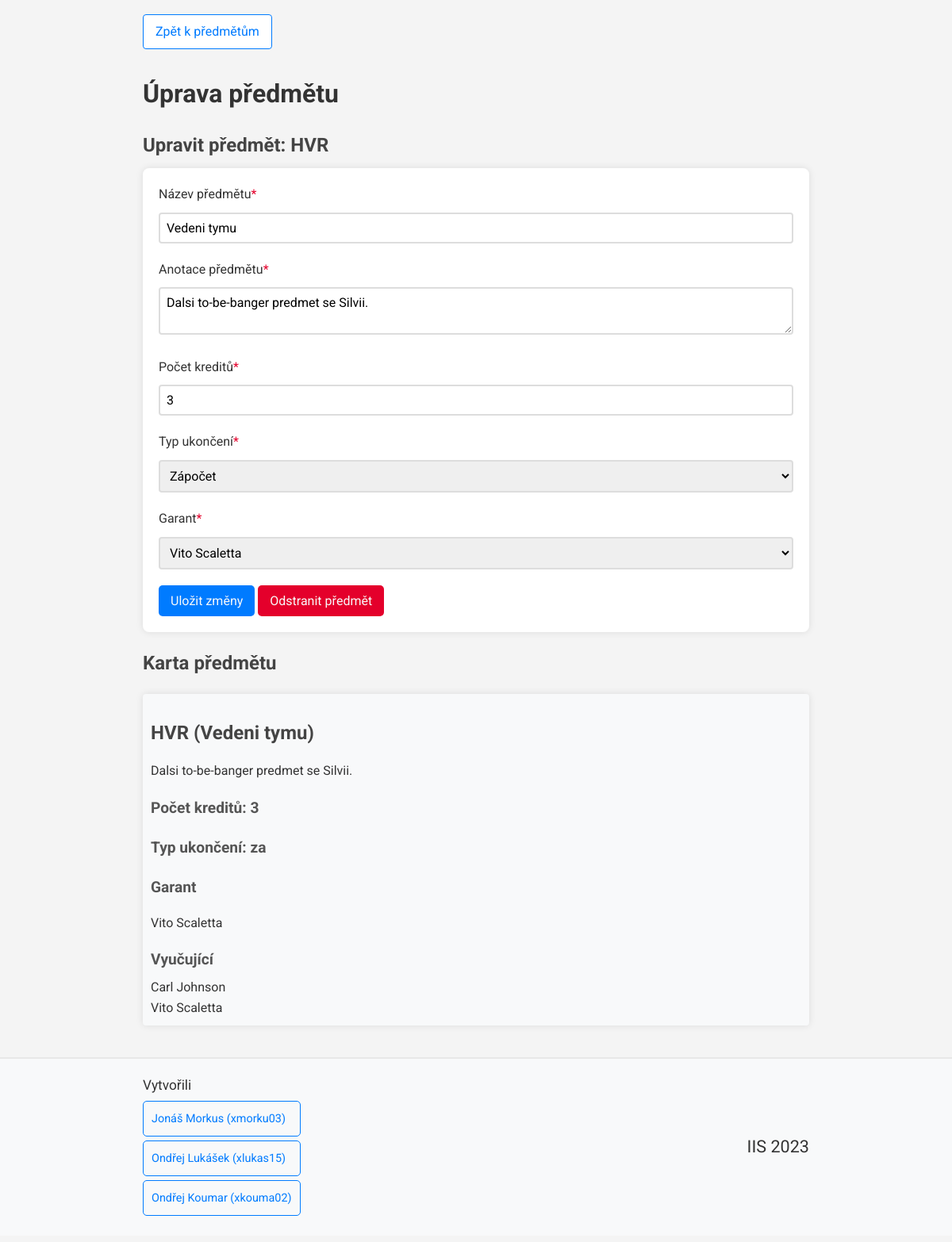
/views/subject_views/subject_info_admin.php?zkratka=HVR (signed in), run on the app's committed database.
### tables this page shows
CREATE TABLE Predmet (
	zkratka varchar(3) NOT NULL,
	nazev varchar(25) NOT NULL,
	anotace varchar(200) NOT NULL,
	pocet_kreditu INT(1) NOT NULL,
	typ_ukonceni varchar(6) NOT NULL,
    garant int(5),
	PRIMARY KEY (zkratka),
    FOREIGN KEY (garant) REFERENCES Osoba(ID_Osoba) ON DELETE SET NULL
);

CREATE TABLE Osoba (
	ID_Osoba INT(5) NOT NULL AUTO_INCREMENT,
	jmeno varchar(15) NOT NULL,
	prijmeni varchar(15) NOT NULL,
	email varchar(50) NOT NULL,
    heslo varchar(255) NOT NULL,  
	telefon INT(9) NOT NULL,
    role varchar(4) NOT NULL,  
	PRIMARY KEY (ID_Osoba)
);

### misc/db_conn_parameters.php (called while the page is built)
<?php
function getDbConnectionParams()
{
    $connString = "mysql:host=db;dbname=mydatabase";
    $userName = "myuser";
    $password = "mypassword";
    $options = array(
        PDO::MYSQL_ATTR_INIT_COMMAND => "SET NAMES 'utf8'"
    );
    return array(
        "connString" => $connString,
        "userName" => $userName,
        "password" => $password,
        "options" => $options
    );
}

### services/subject_service.php (called while the page is built, shortened)
<?php
require_once __DIR__ . "/../misc/db_conn_parameters.php";
class subjectService {
    private PDO $pdo;
    function __construct()
    {
        try {
            $params = getDbConnectionParams();
            $this->pdo = new PDO($params["connString"], $params["userName"], $params["password"], $params["options"]);
        }
        catch (PDOException $e) {
            error_log("Error connecting to database: " . $e->getMessage());
        }
    }
    function getSubjectInfo($id) {
        try {
            $stmt = $this->pdo->prepare("SELECT Predmet.*, Osoba.jmeno, Osoba.prijmeni
                                        FROM Predmet JOIN Osoba ON Predmet.garant = Osoba.ID_Osoba
                                        WHERE zkratka = (?)");
            $stmt->execute(array($id));
            return $stmt->fetch(PDO::FETCH_ASSOC);
        }
        catch (PDOException $e) {
            error_log("Could not get subjet info: ". $e->getMessage());
            return null;
        }
    }
    function getSubjectTeachers($subjectId) {
        try {
            $stmt = $this->pdo->prepare("SELECT Osoba.ID_Osoba, jmeno, prijmeni
                                        FROM Osoba
                                        JOIN Osoba_predmet ON Osoba.ID_Osoba = Osoba_predmet.ID_Osoba
                                        JOIN Predmet ON Osoba_predmet.zkratka = Predmet.zkratka
                                        WHERE Predmet.zkratka = ? AND Osoba.role = ?");
            $stmt->execute(array($subjectId, "vyuc"));
            return $stmt->fetchAll(PDO::FETCH_ASSOC);
        }
        catch (PDOException $e) {
            error_log("Couldn't get subject teachers: " . $e->getMessage());
            return null;
        }
    }
}

### services/user_service.php (called while the page is built, shortened)
<?php
require_once __DIR__ . "/../misc/db_conn_parameters.php";
class userService {
    private PDO $pdo;
    function __construct()
    {
        try {
            $params = getDbConnectionParams();
            $this->pdo = new PDO($params["connString"], $params["userName"], $params["password"], $params["options"]);
        }
        catch (PDOException $e) {
            error_log("Error connecting to database: " . $e->getMessage());
        }
    }
    function getUsersByRole($role) {
        try {
            $stmt = $this->pdo->prepare("SELECT ID_Osoba, jmeno, prijmeni FROM Osoba WHERE role = ?");
            $stmt->execute(array($role));
            return $stmt->fetchAll(PDO::FETCH_ASSOC);
        }
        catch (PDOException $e) {
            error_log("Error loading info of users with role $role: " . $e->getMessage());
            return null;
        }
    }
}

### views/subject_views/subject_info_admin.php (the view, shortened to what this page needs)
<?php
require_once "../../common.php";
require_once "../../services/subject_service.php";
require_once "../../services/user_service.php";
$subjectService = new subjectService();
$infoArray = $subjectService->getSubjectInfo($_GET["zkratka"]);
$teachers = $subjectService->getSubjectTeachers($_GET["zkratka"]);
?>
<a class='direct_link' href='subject_management_admin.php'>Zpět k předmětům</a>
<h1>
    Úprava předmětu
</h1>
<h2>
    Upravit předmět: <?= $infoArray['zkratka']; ?>
</h2>
<form action="../../controllers/subject_controllers/subject_edit.php" method="post" onsubmit="return validateForm(fields)">
    <label for="nazev">Název předmětu<?= requiredField(); ?></label>
    <input type="text" name="nazev" value="<?= $infoArray['nazev']; ?>" id="nazev"/>
    <br>
    <label for="anotace">Anotace předmětu<?= requiredField(); ?></label>
    <textarea name="anotace" id="anotace"><?= $infoArray['anotace']; ?></textarea>
    <br>
    <label for="pocet_kreditu">Počet kreditů<?= requiredField(); ?></label>
    <input type="number" name="pocet kreditu" value="<?= $infoArray['pocet_kreditu']; ?>" id="pocet_kreditu"/>
    <br>
    <label for="typ_ukonceni">Typ ukončení<?= requiredField(); ?></label>
    <select id="typ_ukonceni" name="typ_ukonceni">
        <option value="za" <?= checkSelect("za", $infoArray['typ_ukonceni']) ?>>Zápočet</option>
    </select><br>
    <label for="garant">Garant<?= requiredField(); ?></label>
    <select name="garant" id="garant">
        <?php
        $userService = new userService();
        $users = $userService->getUsersByRole("vyuc");
        foreach ($users as $user) {
            echo '<option value="' . $user['ID_Osoba'] . '"'. checkSelect($infoArray['garant'], $user['ID_Osoba']) .'>' . $user['jmeno'] . " " . $user['prijmeni'] . '</option>';
        }
        ?>
    </select>
    <br>
    <input type="submit" value="Uložit změny">
    <input type="submit" formaction="../../controllers/subject_controllers/subject_delete.php" value="Odstranit předmět" class="btnRemove2">
</form>
<h2>
    Karta předmětu
</h2>
<div class="group">
    <h2><?= $_GET["zkratka"] ?> (<?= $infoArray["nazev"] ?>)</h2>
    <p> <?= $infoArray["anotace"] ?> </p>
    <h3> Počet kreditů: <?= $infoArray["pocet_kreditu"] ?></h3>
    <h3> Typ ukončení: <?= $infoArray["typ_ukonceni"] ?></h3>
    <h3> Garant</h3>
    <p> <?php
        if (isset($infoArray["jmeno"])) echo "{$infoArray["jmeno"]} {$infoArray["prijmeni"]}";
        else echo "Předmět nemá garanta.";
        ?> </p>
    <h3> Vyučující</h3>
    <?php
    $finalValue = "";
    foreach ($teachers as $teacher) {
        $finalValue = $finalValue . "{$teacher["jmeno"]} {$teacher["prijmeni"]}<br>";
    }
    echo $finalValue;
    ?>
</div>

### public/style.css (style rules this page uses)
.direct_link { display: inline-block; color: #007bff; background-color: #fff; padding: 8px 15px; margin: 10px 0; border-radius: 4px; text-decoration: none; border: 1px solid #007bff; transition: background-color 0.3s, color 0.3s; }
* { font-family: 'Roboto', sans-serif; }
body { background-color: #f4f4f4; color: #333; line-height: 1.6; margin: 8px 0; }
h1, h2, h3 { color: #333; }
h1 { font-size: 2em; margin-bottom: 0.5em; }
h2 { font-size: 1.5em; color: #444; margin-bottom: 0.4em; }
h3 { font-size: 1.2em; color: #555; margin-bottom: 0.3em; }
form { background: #fff; padding: 20px; border-radius: 8px; box-shadow: 0 0 10px rgba(0,0,0,0.1); margin-bottom: 20px; }
input, select { font-size: 1em; }
input[type="text"], input[type="number"], input[type="tel"], input[type="email"], input[type="password"], select { width: 100%; padding: 8px; margin-bottom: 20px; border-radius: 4px; border: 2px solid #ddd; box-sizing: border-box; }
label { display: inline-block; align-items: center; margin-right: 20px; margin-bottom: 10px; }
textarea { width: 100%; height: 60px; padding: 8px; margin-bottom: 20px; border-radius: 4px; border: 2px solid #ddd; box-sizing: border-box; font-size: 1em; }
input[type="submit"] { background: #007bff; color: #f8f9fa; padding: 10px 15px; border: none; border-radius: 5px; cursor: pointer; transition: background-color 0.3s, color 0.3s; }
.btnRemove2 { background: #e4002b !important; }
.group { padding: 10px; margin: 20px 0; background-color: #f8f9fa; border-radius: 4px; box-shadow: 0 0 10px rgba(0,0,0,0.1); }

### data on the page
predmet: zkratka "HVR", nazev "Vedeni tymu", anotace "Dalsi to-be-banger predmet se Silvii.", pocet_kreditu "3", typ_ukonceni "za", garant.jmeno "Vito", garant.prijmeni "Scaletta"
osoba: jmeno "Carl", prijmeni "Johnson"
osoba: jmeno "Vito", prijmeni "Scaletta"

### other printed values
$_GET["zkratka"] "HVR"
form field garant "Vito Scaletta"
